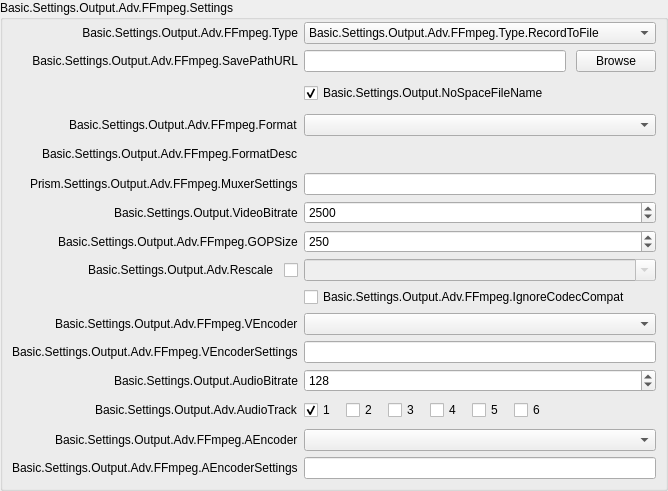
                            <widget class="QWidget" name="scrollAreaWidgetContents_8">
                             <property name="geometry">
                              <rect>
                               <x>0</x>
                               <y>0</y>
                               <width>668</width>
                               <height>491</height>
                              </rect>
                             </property>
                             <layout class="QVBoxLayout" name="verticalLayout_27">
                              <property name="spacing">
                               <number>0</number>
                              </property>
                              <property name="leftMargin">
                               <number>0</number>
                              </property>
                              <property name="topMargin">
                               <number>0</number>
                              </property>
                              <property name="rightMargin">
                               <number>0</number>
                              </property>
                              <property name="bottomMargin">
                               <number>0</number>
                              </property>
                              <item>
                               <widget class="QGroupBox" name="advOutRecFFmpeg">
                                <property name="title">
                                 <string>Basic.Settings.Output.Adv.FFmpeg.Settings</string>
                                </property>
                                <layout class="QFormLayout" name="formLayout_7">
                                 <property name="fieldGrowthPolicy">
                                  <enum>QFormLayout::AllNonFixedFieldsGrow</enum>
                                 </property>
                                 <property name="labelAlignment">
                                  <set>Qt::AlignRight|Qt::AlignTrailing|Qt::AlignVCenter</set>
                                 </property>
                                 <property name="leftMargin">
                                  <number>9</number>
                                 </property>
                                 <property name="topMargin">
                                  <number>2</number>
                                 </property>
                                 <property name="rightMargin">
                                  <number>9</number>
                                 </property>
                                 <property name="bottomMargin">
                                  <number>9</number>
                                 </property>
                                 <item row="0" column="0">
                                  <widget class="QLabel" name="label_48">
                                   <property name="sizePolicy">
                                    <sizepolicy hsizetype="Preferred" vsizetype="Expanding">
                                     <horstretch>0</horstretch>
                                     <verstretch>0</verstretch>
                                    </sizepolicy>
                                   </property>
                                   <property name="minimumSize">
                                    <size>
                                     <width>170</width>
                                     <height>0</height>
                                    </size>
                                   </property>
                                   <property name="text">
                                    <string>Basic.Settings.Output.Adv.FFmpeg.Type</string>
                                   </property>
                                   <property name="alignment">
                                    <set>Qt::AlignRight|Qt::AlignTrailing|Qt::AlignVCenter</set>
                                   </property>
                                   <property name="useFor" stdset="0">
                                    <string notr="true">FormLabelRole</string>
                                   </property>
                                  </widget>
                                 </item>
                                 <item row="0" column="1">
                                  <widget class="PLSComboBox" name="advOutFFType">
                                   <item>
                                    <property name="text">
                                     <string>Basic.Settings.Output.Adv.FFmpeg.Type.RecordToFile</string>
                                    </property>
                                   </item>
                                   <item>
                                    <property name="text">
                                     <string>Basic.Settings.Output.Adv.FFmpeg.Type.URL</string>
                                    </property>
                                   </item>
                                  </widget>
                                 </item>
                                 <item row="1" column="0">
                                  <widget class="QLabel" name="label_36">
                                   <property name="sizePolicy">
                                    <sizepolicy hsizetype="Preferred" vsizetype="Expanding">
                                     <horstretch>0</horstretch>
                                     <verstretch>0</verstretch>
                                    </sizepolicy>
                                   </property>
                                   <property name="minimumSize">
                                    <size>
                                     <width>170</width>
                                     <height>0</height>
                                    </size>
                                   </property>
                                   <property name="text">
                                    <string>Basic.Settings.Output.Adv.FFmpeg.SavePathURL</string>
                                   </property>
                                   <property name="alignment">
                                    <set>Qt::AlignRight|Qt::AlignTrailing|Qt::AlignVCenter</set>
                                   </property>
                                   <property name="useFor" stdset="0">
                                    <string notr="true">FormLabelRole</string>
                                   </property>
                                  </widget>
                                 </item>
                                 <item row="1" column="1">
                                  <widget class="QStackedWidget" name="stackedWidget_2">
                                   <property name="sizePolicy">
                                    <sizepolicy hsizetype="Preferred" vsizetype="Maximum">
                                     <horstretch>0</horstretch>
                                     <verstretch>0</verstretch>
                                    </sizepolicy>
                                   </property>
                                   <property name="currentIndex">
                                    <number>0</number>
                                   </property>
                                   <widget class="QWidget" name="page_7">
                                    <property name="sizePolicy">
                                     <sizepolicy hsizetype="Preferred" vsizetype="Maximum">
                                      <horstretch>0</horstretch>
                                      <verstretch>0</verstretch>
                                     </sizepolicy>
                                    </property>
                                    <layout class="QHBoxLayout" name="horizontalLayout_27">
                                     <property name="spacing">
                                      <number>10</number>
                                     </property>
                                     <property name="leftMargin">
                                      <number>0</number>
                                     </property>
                                     <property name="topMargin">
                                      <number>0</number>
                                     </property>
                                     <property name="rightMargin">
                                      <number>0</number>
                                     </property>
                                     <property name="bottomMargin">
                                      <number>0</number>
                                     </property>
                                     <item>
                                      <widget class="PLSLineEdit" name="advOutFFRecPath">
                                       <property name="readOnly">
                                        <bool>true</bool>
                                       </property>
                                      </widget>
                                     </item>
                                     <item>
                                      <widget class="QPushButton" name="advOutFFPathBrowse">
                                       <property name="text">
                                        <string>Browse</string>
                                       </property>
                                      </widget>
                                     </item>
                                    </layout>
                                   </widget>
                                   <widget class="QWidget" name="page_8">
                                    <property name="sizePolicy">
                                     <sizepolicy hsizetype="Preferred" vsizetype="Maximum">
                                      <horstretch>0</horstretch>
                                      <verstretch>0</verstretch>
                                     </sizepolicy>
                                    </property>
                                    <layout class="QHBoxLayout" name="horizontalLayout_30">
                                     <property name="spacing">
                                      <number>0</number>
                                     </property>
                                     <property name="leftMargin">
                                      <number>0</number>
                                     </property>
                                     <property name="topMargin">
                                      <number>0</number>
                                     </property>
                                     <property name="rightMargin">
                                      <number>0</number>
                                     </property>
                                     <property name="bottomMargin">
                                      <number>0</number>
                                     </property>
                                     <item>
                                      <widget class="QLineEdit" name="advOutFFURL">
                                       <property name="enabled">
                                        <bool>true</bool>
                                       </property>
                                      </widget>
                                     </item>
                                    </layout>
                                   </widget>
                                  </widget>
                                 </item>
                                 <item row="3" column="1">
                                  <layout class="QVBoxLayout" name="verticalLayout_56">
                                   <property name="spacing">
                                    <number>0</number>
                                   </property>
                                   <property name="topMargin">
                                    <number>5</number>
                                   </property>
                                   <property name="bottomMargin">
                                    <number>5</number>
                                   </property>
                                   <item>
                                    <widget class="PLSCheckBox" name="advOutFFNoSpace">
                                     <property name="text">
                                      <string>Basic.Settings.Output.NoSpaceFileName</string>
                                     </property>
                                     <property name="checked">
                                      <bool>true</bool>
                                     </property>
                                    </widget>
                                   </item>
                                  </layout>
                                 </item>
                                 <item row="4" column="0">
                                  <widget class="QLabel" name="label_16">
                                   <property name="text">
                                    <string>Basic.Settings.Output.Adv.FFmpeg.Format</string>
                                   </property>
                                   <property name="useFor" stdset="0">
                                    <string notr="true">FormLabelRole</string>
                                   </property>
                                  </widget>
                                 </item>
                                 <item row="4" column="1">
                                  <widget class="PLSComboBox" name="advOutFFFormat"/>
                                 </item>
                                 <item row="5" column="0">
                                  <widget class="QLabel" name="label_44">
                                   <property name="text">
                                    <string>Basic.Settings.Output.Adv.FFmpeg.FormatDesc</string>
                                   </property>
                                   <property name="useFor" stdset="0">
                                    <string notr="true">FormLabelRole</string>
                                   </property>
                                  </widget>
                                 </item>
                                 <item row="5" column="1">
                                  <widget class="QLabel" name="advOutFFFormatDesc">
                                   <property name="text">
                                    <string/>
                                   </property>
                                  </widget>
                                 </item>
                                 <item row="6" column="0">
                                  <widget class="QLabel" name="label_1337">
                                   <property name="text">
                                    <string>Prism.Settings.Output.Adv.FFmpeg.MuxerSettings</string>
                                   </property>
                                   <property name="useFor" stdset="0">
                                    <string notr="true">FormLabelRole</string>
                                   </property>
                                  </widget>
                                 </item>
                                 <item row="6" column="1">
                                  <widget class="PLSLineEdit" name="advOutFFMCfg"/>
                                 </item>
                                 <item row="7" column="0">
                                  <widget class="QLabel" name="label_40">
                                   <property name="text">
                                    <string>Basic.Settings.Output.VideoBitrate</string>
                                   </property>
                                   <property name="useFor" stdset="0">
                                    <string notr="true">FormLabelRole</string>
                                   </property>
                                  </widget>
                                 </item>
                                 <item row="7" column="1">
                                  <widget class="PLSSpinBox" name="advOutFFVBitrate">
                                   <property name="minimum">
                                    <number>0</number>
                                   </property>
                                   <property name="maximum">
                                    <number>1000000000</number>
                                   </property>
                                   <property name="value">
                                    <number>2500</number>
                                   </property>
                                  </widget>
                                 </item>
                                 <item row="8" column="0">
                                  <widget class="QLabel" name="label_63">
                                   <property name="text">
                                    <string>Basic.Settings.Output.Adv.FFmpeg.GOPSize</string>
                                   </property>
                                   <property name="useFor" stdset="0">
                                    <string notr="true">FormLabelRole</string>
                                   </property>
                                  </widget>
                                 </item>
                                 <item row="8" column="1">
                                  <widget class="PLSSpinBox" name="advOutFFVGOPSize">
                                   <property name="maximum">
                                    <number>1000000000</number>
                                   </property>
                                   <property name="value">
                                    <number>250</number>
                                   </property>
                                  </widget>
                                 </item>
                                 <item row="9" column="0">
                                  <layout class="QHBoxLayout" name="horizontalLayout_32">
                                   <property name="spacing">
                                    <number>10</number>
                                   </property>
                                   <property name="leftMargin">
                                    <number>0</number>
                                   </property>
                                   <property name="topMargin">
                                    <number>0</number>
                                   </property>
                                   <property name="rightMargin">
                                    <number>0</number>
                                   </property>
                                   <property name="bottomMargin">
                                    <number>0</number>
                                   </property>
                                   <item>
                                    <widget class="QLabel" name="label_68">
                                     <property name="text">
                                      <string>Basic.Settings.Output.Adv.Rescale</string>
                                     </property>
                                     <property name="wordWrap">
                                      <bool>true</bool>
                                     </property>
                                     <property name="useFor" stdset="0">
                                      <string notr="true">FormLabelRole</string>
                                     </property>
                                    </widget>
                                   </item>
                                   <item>
                                    <widget class="PLSCheckBox" name="advOutFFUseRescale">
                                     <property name="sizePolicy">
                                      <sizepolicy hsizetype="Minimum" vsizetype="Expanding">
                                       <horstretch>0</horstretch>
                                       <verstretch>0</verstretch>
                                      </sizepolicy>
                                     </property>
                                     <property name="layoutDirection">
                                      <enum>Qt::LeftToRight</enum>
                                     </property>
                                     <property name="text">
                                      <string/>
                                     </property>
                                    </widget>
                                   </item>
                                  </layout>
                                 </item>
                                 <item row="9" column="1">
                                  <layout class="QVBoxLayout" name="verticalLayout_57">
                                   <property name="spacing">
                                    <number>0</number>
                                   </property>
                                   <property name="topMargin">
                                    <number>0</number>
                                   </property>
                                   <property name="bottomMargin">
                                    <number>0</number>
                                   </property>
                                   <item>
                                    <widget class="PLSComboBox" name="advOutFFRescale">
                                     <property name="enabled">
                                      <bool>false</bool>
                                     </property>
                                     <property name="editable">
                                      <bool>true</bool>
                                     </property>
                                    </widget>
                                   </item>
                                  </layout>
                                 </item>
                                 <item row="11" column="1">
                                  <widget class="PLSCheckBox" name="advOutFFIgnoreCompat">
                                   <property name="text">
                                    <string>Basic.Settings.Output.Adv.FFmpeg.IgnoreCodecCompat</string>
                                   </property>
                                  </widget>
                                 </item>
                                 <item row="12" column="0">
                                  <widget class="QLabel" name="label_37">
                                   <property name="text">
                                    <string>Basic.Settings.Output.Adv.FFmpeg.VEncoder</string>
                                   </property>
                                   <property name="useFor" stdset="0">
                                    <string notr="true">FormLabelRole</string>
                                   </property>
                                  </widget>
                                 </item>
                                 <item row="12" column="1">
                                  <layout class="QVBoxLayout" name="verticalLayout_59">
                                   <property name="spacing">
                                    <number>0</number>
                                   </property>
                                   <property name="topMargin">
                                    <number>0</number>
                                   </property>
                                   <property name="bottomMargin">
                                    <number>0</number>
                                   </property>
                                   <item>
                                    <widget class="PLSComboBox" name="advOutFFVEncoder"/>
                                   </item>
                                  </layout>
                                 </item>
                                 <item row="14" column="0">
                                  <widget class="QLabel" name="label_38">
                                   <property name="text">
                                    <string>Basic.Settings.Output.Adv.FFmpeg.VEncoderSettings</string>
                                   </property>
                                   <property name="useFor" stdset="0">
                                    <string notr="true">FormLabelRole</string>
                                   </property>
                                  </widget>
                                 </item>
                                 <item row="14" column="1">
                                  <widget class="PLSLineEdit" name="advOutFFVCfg"/>
                                 </item>
                                 <item row="15" column="0">
                                  <widget class="QLabel" name="label_41">
                                   <property name="text">
                                    <string>Basic.Settings.Output.AudioBitrate</string>
                                   </property>
                                   <property name="useFor" stdset="0">
                                    <string notr="true">FormLabelRole</string>
                                   </property>
                                  </widget>
                                 </item>
                                 <item row="15" column="1">
                                  <layout class="QVBoxLayout" name="verticalLayout_60">
                                   <property name="spacing">
                                    <number>0</number>
                                   </property>
                                   <property name="topMargin">
                                    <number>0</number>
                                   </property>
                                   <property name="bottomMargin">
                                    <number>0</number>
                                   </property>
                                   <item>
                                    <widget class="PLSSpinBox" name="advOutFFABitrate">
                                     <property name="minimum">
                                      <number>32</number>
                                     </property>
                                     <property name="maximum">
                                      <number>4096</number>
                                     </property>
                                     <property name="singleStep">
                                      <number>16</number>
                                     </property>
                                     <property name="value">
                                      <number>128</number>
                                     </property>
                                    </widget>
                                   </item>
                                  </layout>
                                 </item>
                                 <item row="17" column="0">
                                  <widget class="QLabel" name="label_47">
                                   <property name="text">
                                    <string>Basic.Settings.Output.Adv.AudioTrack</string>
                                   </property>
                                   <property name="useFor" stdset="0">
                                    <string notr="true">FormLabelRole</string>
                                   </property>
                                  </widget>
                                 </item>
                                 <item row="17" column="1">
                                  <widget class="QFrame" name="widget_10">
                                   <property name="sizePolicy">
                                    <sizepolicy hsizetype="Maximum" vsizetype="Preferred">
                                     <horstretch>0</horstretch>
                                     <verstretch>0</verstretch>
                                    </sizepolicy>
                                   </property>
                                   <layout class="QHBoxLayout" name="horizontalLayout_26">
                                    <property name="spacing">
                                     <number>10</number>
                                    </property>
                                    <property name="leftMargin">
                                     <number>0</number>
                                    </property>
                                    <property name="topMargin">
                                     <number>0</number>
                                    </property>
                                    <property name="rightMargin">
                                     <number>0</number>
                                    </property>
                                    <property name="bottomMargin">
                                     <number>0</number>
                                    </property>
                                    <item>
                                     <widget class="PLSCheckBox" name="advOutFFTrack1">
                                      <property name="text">
                                       <string notr="true">1</string>
                                      </property>
                                      <property name="checked">
                                       <bool>true</bool>
                                      </property>
                                     </widget>
                                    </item>
                                    <item>
                                     <widget class="PLSCheckBox" name="advOutFFTrack2">
                                      <property name="text">
                                       <string notr="true">2</string>
                                      </property>
                                     </widget>
                                    </item>
                                    <item>
                                     <widget class="PLSCheckBox" name="advOutFFTrack3">
                                      <property name="text">
                                       <string notr="true">3</string>
                                      </property>
                                     </widget>
                                    </item>
                                    <item>
                                     <widget class="PLSCheckBox" name="advOutFFTrack4">
                                      <property name="text">
                                       <string notr="true">4</string>
                                      </property>
                                     </widget>
                                    </item>
                                    <item>
                                     <widget class="PLSCheckBox" name="advOutFFTrack5">
                                      <property name="text">
                                       <string notr="true">5</string>
                                      </property>
                                     </widget>
                                    </item>
                                    <item>
                                     <widget class="PLSCheckBox" name="advOutFFTrack6">
                                      <property name="text">
                                       <string notr="true">6</string>
                                      </property>
                                     </widget>
                                    </item>
                                   </layout>
                                  </widget>
                                 </item>
                                 <item row="18" column="0">
                                  <widget class="QLabel" name="label_39">
                                   <property name="text">
                                    <string>Basic.Settings.Output.Adv.FFmpeg.AEncoder</string>
                                   </property>
                                   <property name="useFor" stdset="0">
                                    <string notr="true">FormLabelRole</string>
                                   </property>
                                  </widget>
                                 </item>
                                 <item row="18" column="1">
                                  <layout class="QVBoxLayout" name="verticalLayout_61">
                                   <property name="spacing">
                                    <number>0</number>
                                   </property>
                                   <property name="topMargin">
                                    <number>0</number>
                                   </property>
                                   <property name="bottomMargin">
                                    <number>0</number>
                                   </property>
                                   <item>
                                    <widget class="PLSComboBox" name="advOutFFAEncoder"/>
                                   </item>
                                  </layout>
                                 </item>
                                 <item row="20" column="0">
                                  <widget class="QLabel" name="label_46">
                                   <property name="text">
                                    <string>Basic.Settings.Output.Adv.FFmpeg.AEncoderSettings</string>
                                   </property>
                                   <property name="useFor" stdset="0">
                                    <string notr="true">FormLabelRole</string>
                                   </property>
                                  </widget>
                                 </item>
                                 <item row="20" column="1">
                                  <widget class="PLSLineEdit" name="advOutFFACfg"/>
                                 </item>
                                </layout>
                               </widget>
                              </item>
                             </layout>
                            </widget>
